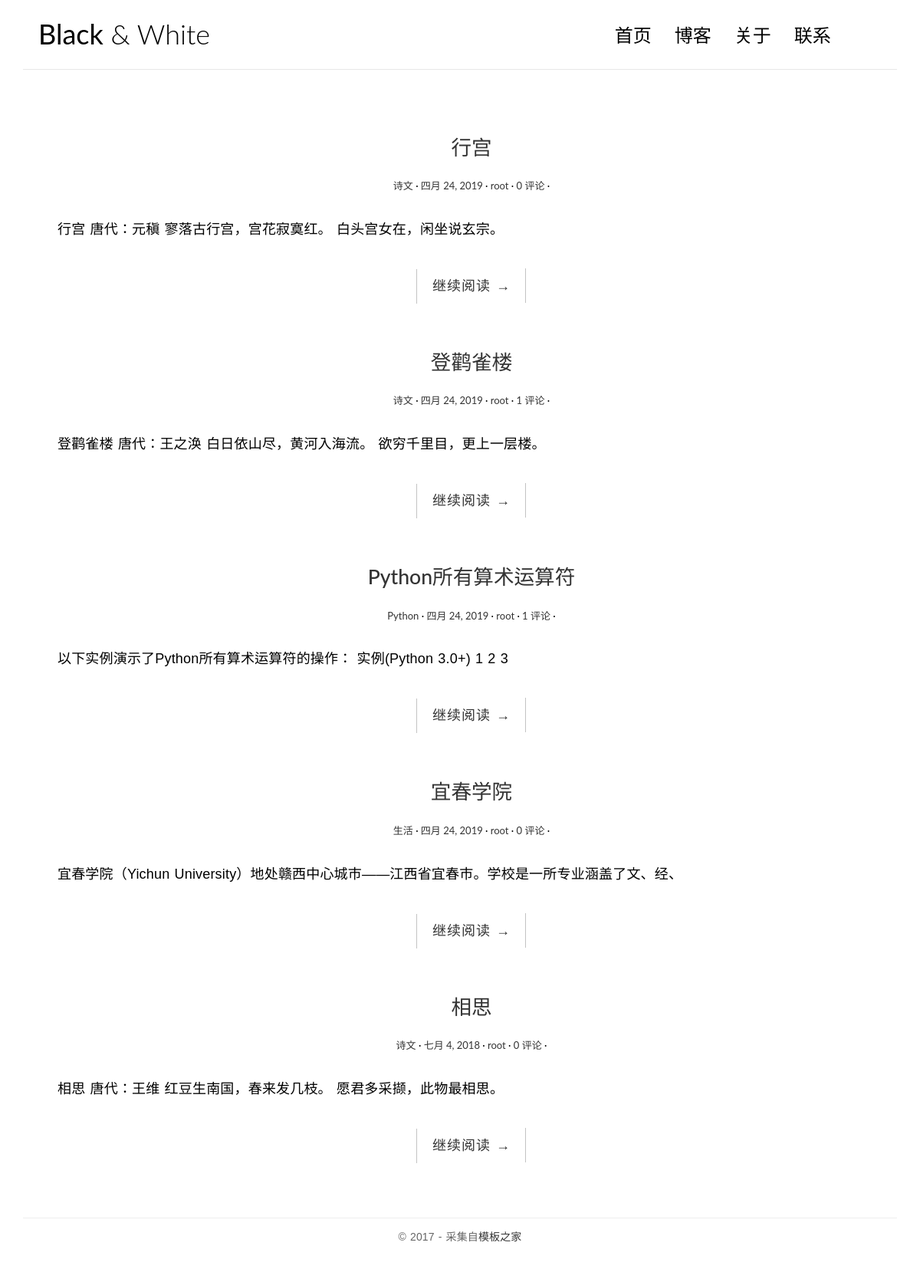
The app's page /more, older data.
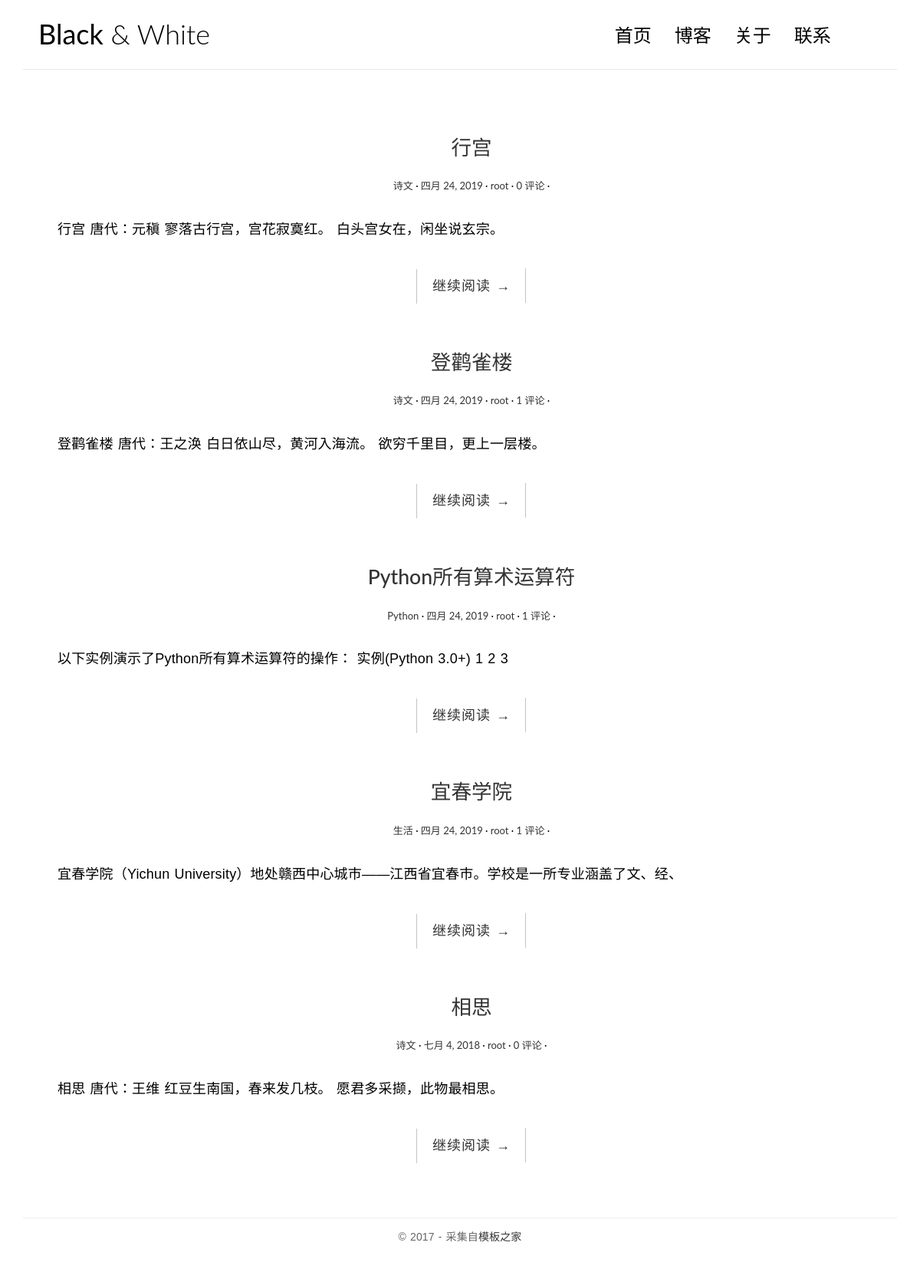
The same page, newer data.
### blog/models.py (models this page shows, shortened)
class Post(models.Model):
    title = models.CharField(max_length=100)
    body = models.TextField()
    created_time = models.DateField()
    modified_time = models.DateField(blank=True)
    category = models.ForeignKey(Category)
    tags = models.ManyToManyField(Tag,blank=True)
    author = models.ForeignKey(User)
    views = models.PositiveIntegerField(default=0)
    excerpt = models.CharField(max_length=200, blank=True)
    class Meta:
        ordering = ['-created_time','title']

class Category(models.Model):
    name = models.CharField(max_length=100)
    def __str__(self):
        return self.name

### blog/views.py (the view)
# urls.py: url(r'^more$',views.more,name='more'),
def more(request):
    post_list = Post.objects.all().order_by('-created_time')
    return render(request, 'blog/more.html', context={
        'title': '首页',
        'welcome': '这是第一个页面',
        'post_list': post_list,
    })

### templates/blog/more.html
{% extends 'base_broder.html' %}
{% block main %}
		<div class="content-body">
			<div class="container">
				<div class="row">
					<main class="col-md-12">
						{% for post in post_list %}
						<article class="post post-1">
							<header class="entry-header">
								<h1 class="entry-title">
									<a href="single.html">{{ post.title }}</a>
								</h1>
								<div class="entry-meta">
									<span class="post-category"><a href="#">{{ post.category}}</a></span>
									<span class="post-date"><a href="#"><time class="entry-date" datetime="2012-11-09T23:15:57+00:00">{{ post.created_time }}</time></a></span>
									<span class="post-author"><a href="#">{{ post.author }}</a></span>
									<span class="comments-link"><a href="">{{ post.comment_set.count }} 评论</a></span>
								</div>
							</header>
							<div class="entry-content clearfix">
								<p>{{ post.excerpt }}</p>
								<div class="read-more cl-effect-14">
									<a href="{% url 'blog:detail' post.pk %}" class="more-link">继续阅读 <span class="meta-nav">→</span></a>
								</div>
							</div>
						</article>
						{% endfor %}
					</main>
				</div>
			</div>
		</div>
{% endblock main%}

Row changes from the older to the newer data that the page shows:
changed Post "宜春学院": comment_set.count "0" → "1"
